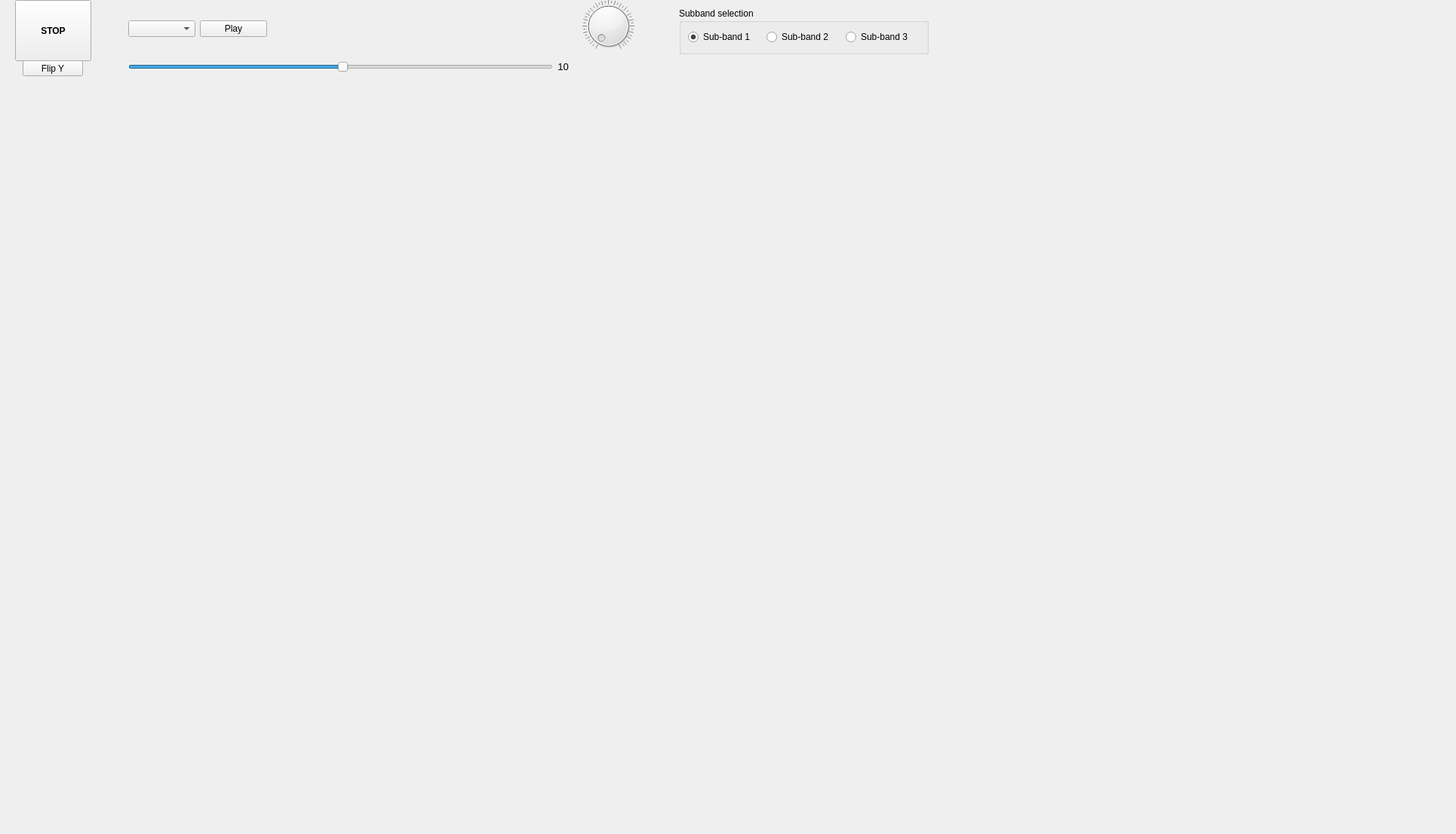
    <widget class="QWidget" name="Subbandtab">
     <attribute name="title">
      <string>Sub-band decomposition</string>
     </attribute>
     <widget class="QGroupBox" name="groupBox_3">
      <property name="geometry">
       <rect>
        <x>900</x>
        <y>10</y>
        <width>331</width>
        <height>62</height>
       </rect>
      </property>
      <property name="title">
       <string>Subband selection</string>
      </property>
      <layout class="QHBoxLayout" name="horizontalLayout_40">
       <item>
        <layout class="QHBoxLayout" name="horizontalLayout_41">
         <item>
          <widget class="QRadioButton" name="radioButtonSubband1">
           <property name="text">
            <string>Sub-band 1</string>
           </property>
           <property name="checked">
            <bool>true</bool>
           </property>
          </widget>
         </item>
         <item>
          <widget class="QRadioButton" name="radioButtonSubband2">
           <property name="text">
            <string>Sub-band 2</string>
           </property>
          </widget>
         </item>
         <item>
          <widget class="QRadioButton" name="radioButtonSubband3">
           <property name="text">
            <string>Sub-band 3</string>
           </property>
          </widget>
         </item>
        </layout>
       </item>
      </layout>
     </widget>
     <widget class="QWidget" name="layoutWidget">
      <property name="geometry">
       <rect>
        <x>170</x>
        <y>1</y>
        <width>584</width>
        <height>100</height>
       </rect>
      </property>
      <layout class="QVBoxLayout" name="verticalLayout_18">
       <item>
        <layout class="QHBoxLayout" name="horizontalLayout_28">
         <item>
          <widget class="QComboBox" name="enumPlaySpeedSubband"/>
         </item>
         <item>
          <widget class="QPushButton" name="pushButtonPlayPauseSubband">
           <property name="statusTip">
            <string extracomment="Displays the current set of data in a frame-wise fashion. "/>
           </property>
           <property name="text">
            <string>Play</string>
           </property>
           <property name="checkable">
            <bool>true</bool>
           </property>
           <property name="autoDefault">
            <bool>false</bool>
           </property>
          </widget>
         </item>
         <item>
          <spacer name="horizontalSpacer_4">
           <property name="orientation">
            <enum>Qt::Horizontal</enum>
           </property>
           <property name="sizeType">
            <enum>QSizePolicy::Fixed</enum>
           </property>
           <property name="sizeHint" stdset="0">
            <size>
             <width>400</width>
             <height>66</height>
            </size>
           </property>
          </spacer>
         </item>
        </layout>
       </item>
       <item>
        <layout class="QHBoxLayout" name="horizontalLayout_29">
         <item>
          <widget class="QSlider" name="horizontalSliderSubband">
           <property name="value">
            <number>50</number>
           </property>
           <property name="orientation">
            <enum>Qt::Horizontal</enum>
           </property>
          </widget>
         </item>
         <item>
          <widget class="QLabel" name="labelFrameSubband">
           <property name="sizePolicy">
            <sizepolicy hsizetype="Preferred" vsizetype="Maximum">
             <horstretch>0</horstretch>
             <verstretch>0</verstretch>
            </sizepolicy>
           </property>
           <property name="font">
            <font>
             <pointsize>10</pointsize>
             <weight>50</weight>
             <bold>false</bold>
            </font>
           </property>
           <property name="statusTip">
            <string extracomment="Current frame number being displayed."/>
           </property>
           <property name="text">
            <string>10</string>
           </property>
           <property name="alignment">
            <set>Qt::AlignCenter</set>
           </property>
          </widget>
         </item>
        </layout>
       </item>
      </layout>
     </widget>
     <widget class="QDial" name="dial_intensity_Subband">
      <property name="geometry">
       <rect>
        <x>730</x>
        <y>0</y>
        <width>153</width>
        <height>69</height>
       </rect>
      </property>
      <property name="statusTip">
       <string extracomment="Change the colour intensity of the result."/>
      </property>
      <property name="minimum">
       <number>50</number>
      </property>
      <property name="maximum">
       <number>25000</number>
      </property>
      <property name="value">
       <number>50</number>
      </property>
      <property name="wrapping">
       <bool>false</bool>
      </property>
      <property name="notchTarget">
       <double>25.000000000000000</double>
      </property>
      <property name="notchesVisible">
       <bool>true</bool>
      </property>
     </widget>
     <widget class="QScrollArea" name="scrollArea_2">
      <property name="geometry">
       <rect>
        <x>10</x>
        <y>106</y>
        <width>1911</width>
        <height>991</height>
       </rect>
      </property>
      <property name="frameShape">
       <enum>QFrame::NoFrame</enum>
      </property>
      <property name="sizeAdjustPolicy">
       <enum>QAbstractScrollArea::AdjustToContents</enum>
      </property>
      <property name="widgetResizable">
       <bool>false</bool>
      </property>
      <widget class="QWidget" name="widgetSubbandSpect">
       <property name="geometry">
        <rect>
         <x>0</x>
         <y>0</y>
         <width>1121</width>
         <height>831</height>
        </rect>
       </property>
      </widget>
     </widget>
     <widget class="QLabel" name="labelConfigSettingSubBand">
      <property name="geometry">
       <rect>
        <x>1270</x>
        <y>10</y>
        <width>411</width>
        <height>81</height>
       </rect>
      </property>
      <property name="font">
       <font>
        <pointsize>10</pointsize>
        <weight>50</weight>
        <bold>false</bold>
       </font>
      </property>
      <property name="frameShape">
       <enum>QFrame::NoFrame</enum>
      </property>
      <property name="text">
       <string/>
      </property>
     </widget>
     <widget class="QPushButton" name="pushButtonServoStop3">
      <property name="geometry">
       <rect>
        <x>20</x>
        <y>0</y>
        <width>101</width>
        <height>81</height>
       </rect>
      </property>
      <property name="font">
       <font>
        <weight>75</weight>
        <bold>true</bold>
       </font>
      </property>
      <property name="toolTip">
       <string>Emergency Stop during scan.</string>
      </property>
      <property name="statusTip">
       <string>Emergency Stop during scan.</string>
      </property>
      <property name="text">
       <string>STOP</string>
      </property>
     </widget>
     <widget class="QPushButton" name="pushButtonFlipYSubBand">
      <property name="geometry">
       <rect>
        <x>30</x>
        <y>80</y>
        <width>80</width>
        <height>21</height>
       </rect>
      </property>
      <property name="text">
       <string>Flip Y</string>
      </property>
     </widget>
    </widget>
